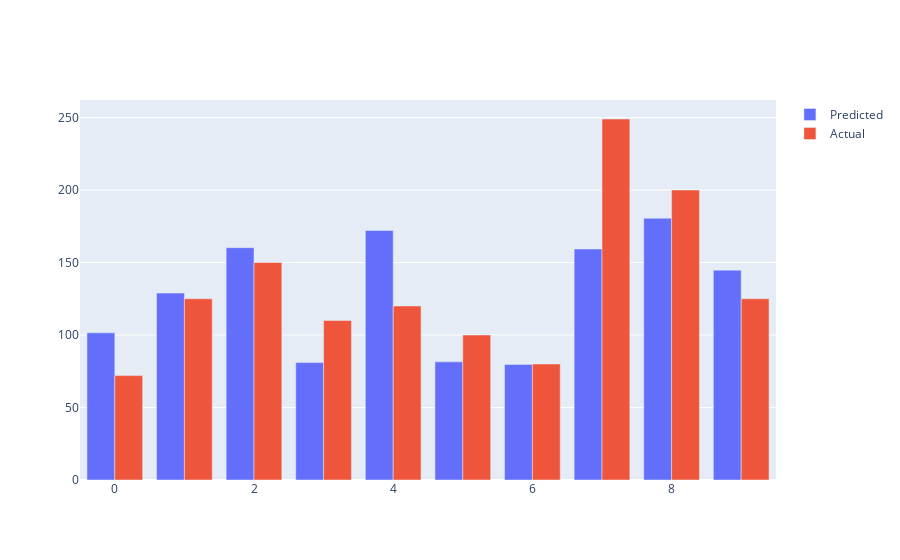

Write notebook code for a chart like this one.
### Code cell
title=['Pred vs Actual']
fig = go.Figure(data=[
    go.Bar(name='Predicted', x=error_airbnb.index, y=error_airbnb['Predicted Values']),
    go.Bar(name='Actual', x=error_airbnb.index, y=error_airbnb['Actual Values'])
])

fig.update_layout(barmode='group')
fig.show()

### Figure 1 — Plotly figure (JSON) as saved in the notebook; plotly's stock layout.template omitted (floating-point values rounded to 4 significant figures)
{"data": [{"name": "Predicted", "type": "bar", "x": [0, 1, 2, 3, 4, 5, 6, 7, 8, 9], "y": [101.5, 128.9, 160.2, 80.98, 172.1, 81.49, 79.73, 159.3, 180.5, 144.8]}, {"name": "Actual", "type": "bar", "x": [0, 1, 2, 3, 4, 5, 6, 7, 8, 9], "y": [72, 125, 150, 110, 120, 100, 80, 249, 200, 125]}], "layout": {"barmode": "group"}}
